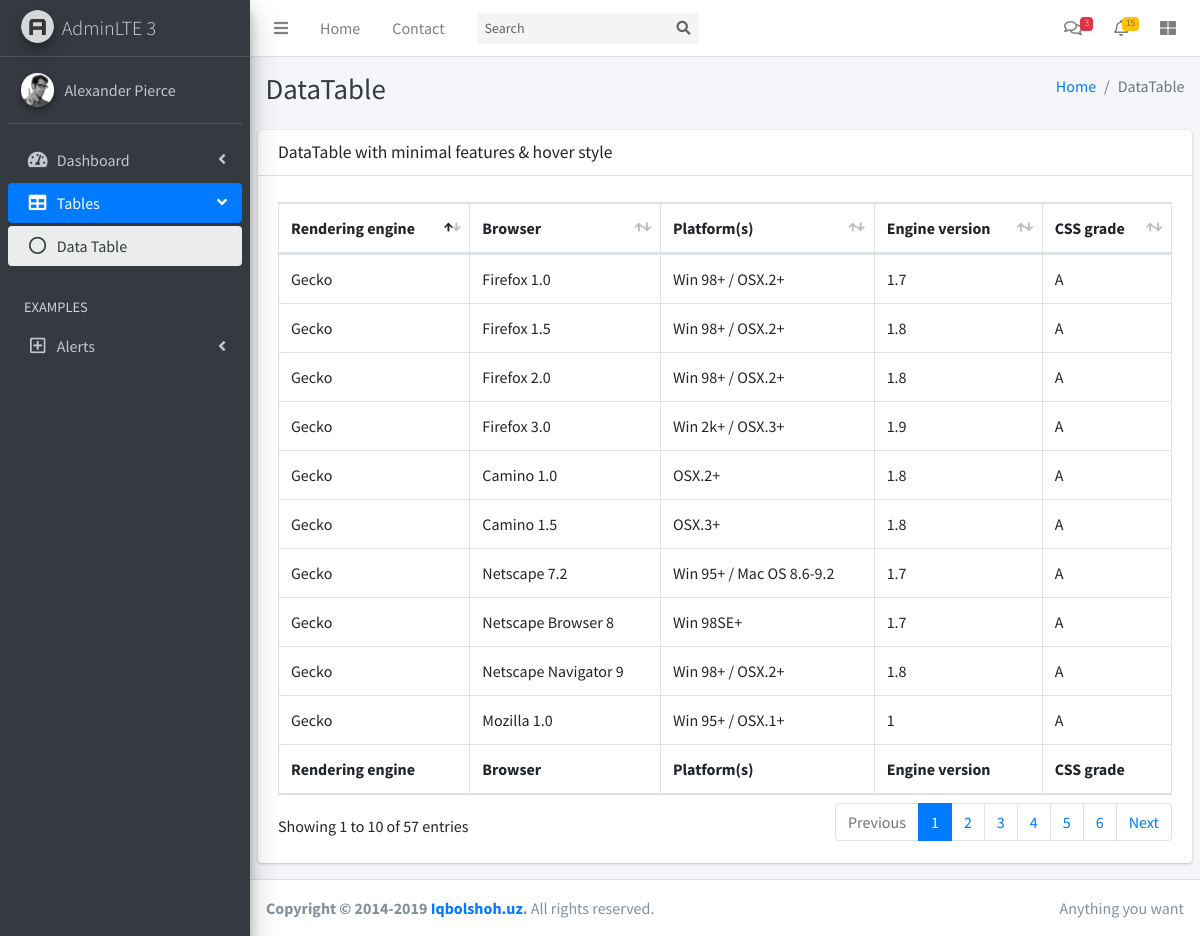
Page /table.php on the committed database.
### tables this page shows
CREATE TABLE browsers (
    ID INT AUTO_INCREMENT PRIMARY KEY,
    Rendering_engine VARCHAR(255),
    Browser VARCHAR(255),
    Platform VARCHAR(255),
    Engine_version VARCHAR(255),
    CSS_grade VARCHAR(255)
);

### config.php (called while the page is built, shortened)
<?php
class Query
{
    private $conn;
    public function __construct()
    {
        $servername = "localhost";
        $username = "root";
        $password = "";
        $dbname = "AdminPanel";
        $this->conn = new mysqli($servername, $username, $password, $dbname);
    }
    public function executeQuery($sql)
    {
        $result = $this->conn->query($sql);
        return $result;
    }
    public function select($table, $columns = "*", $condition = "")
    {
        $sql = "SELECT $columns FROM $table $condition";
        return $this->executeQuery($sql)->fetch_all(MYSQLI_ASSOC);
    }
}
?>

### table.php (the view, shortened to what this page needs)
<!DOCTYPE html>
<html>
<head>
  <?php include 'includes/css.php' ?>
</head>
<body class="hold-transition sidebar-mini">
  <div class="wrapper">
    <?php include 'includes/navbar.php' ?>
    <?php
    include 'includes/aside.php';
    active('tables', 'datatable');
    ?>
    <div class="content-wrapper">
      <?php
      $arr = array(
        ["title" => "Home", "url" => "/"],
        ["title" => "DataTable", "url" => "#"],
      );
      pagePath('DataTable', $arr);
      ?>
      <section class="content">
        <div class="row">
          <div class="col-12">
            <div class="card">
              <div class="card-header">
                <h3 class="card-title">DataTable with minimal features & hover style</h3>
              </div>
              <?php
              include 'config.php';
              $query = new Query();
              $data = $query->select('browsers');
              echo '<div class="card-body">';
              echo '<table id="example2" class="table table-bordered table-hover">';
              echo '<thead>';
              echo '<tr>';
              echo '<th>Rendering engine</th>';
              echo '<th>Browser</th>';
              echo '<th>Platform(s)</th>';
              echo '<th>Engine version</th>';
              echo '<th>CSS grade</th>';
              echo '</tr>';
              echo '</thead>';
              echo '<tbody>';
              foreach ($data as $row) {
                echo '<tr>';
                echo '<td>' . $row['Rendering_engine'] . '</td>';
                echo '<td>' . $row['Browser'] . '</td>';
                echo '<td>' . $row['Platform'] . '</td>';
                echo '<td>' . $row['Engine_version'] . '</td>';
                echo '<td>' . $row['CSS_grade'] . '</td>';
                echo '</tr>';
              }
              echo '</tbody>';
              echo '<tfoot>';
              echo '<tr>';
              echo '<th>Rendering engine</th>';
              echo '<th>Browser</th>';
              echo '<th>Platform(s)</th>';
              echo '<th>Engine version</th>';
              echo '<th>CSS grade</th>';
              echo '</tr>';
              echo '</tfoot>';
              echo '</table>';
              echo '</div>';
              ?>
            </div>
          </div>
        </div>
      </section>
    </div>
    <?php include 'includes/footer.php' ?>
  </div>
</body>
</html>

### includes/css.php (shortened to what this page needs)
<link rel="stylesheet" href="https://cdnjs.cloudflare.com/ajax/libs/font-awesome/5.15.4/css/all.min.css">
<link rel="stylesheet" href="css/adminlte.min.css">
<link rel="stylesheet" href="css/dataTables.bootstrap4.min.css">
<link rel="stylesheet" href="css/sweetalert2-theme-bootstrap-4.css">
<link rel="stylesheet" href="css/toastr.min.css">

### includes/navbar.php
<nav class="main-header navbar navbar-expand navbar-white navbar-light">
    <ul class="navbar-nav">
        <li class="nav-item">
            <a class="nav-link" data-widget="pushmenu" href="#" role="button"><i class="fas fa-bars"></i></a>
        </li>
        <li class="nav-item d-none d-sm-inline-block">
            <a href="/" class="nav-link">Home</a>
        </li>
        <li class="nav-item d-none d-sm-inline-block">
            <a href="#" class="nav-link">Contact</a>
        </li>
    </ul>
    <form class="form-inline ml-3">
        <div class="input-group input-group-sm">
            <input class="form-control form-control-navbar" type="search" placeholder="Search" aria-label="Search" name="search">
            <div class="input-group-append">
                <button class="btn btn-navbar" type="submit">
                    <i class="fas fa-search"></i>
                </button>
            </div>
        </div>
    </form>
    <ul class="navbar-nav ml-auto">
        <li class="nav-item dropdown">
            <a class="nav-link" href="/messages.php">
                <i class="far fa-comments"></i>
                <span class="badge badge-danger navbar-badge">3</span>
            </a>
        </li>
        <li class="nav-item dropdown">
            <a class="nav-link" href="/messages.php">
                <i class="far fa-bell"></i>
                <span class="badge badge-warning navbar-badge">15</span>
            </a>
        </li>
        <li class="nav-item">
            <a class="nav-link" data-widget="control-sidebar" data-slide="true" href="#" role="button"><i class="fas fa-th-large"></i></a>
        </li>
    </ul>
</nav>

### includes/aside.php (shortened to what this page needs)
<?php
function active($Page, $Menu)
{ ?>
    <aside class="main-sidebar sidebar-dark-primary elevation-4">
        <a href="/" class="brand-link">
            <img src="images/AdminLTELogo.png" alt="AdminLTE Logo" class="brand-image img-circle elevation-3" style="opacity: .8">
            <span class="brand-text font-weight-light">AdminLTE 3</span>
        </a>
        <div class="sidebar">
            <div class="user-panel mt-3 pb-3 mb-3 d-flex">
                <div class="image">
                    <img src="images/user2-160x160.jpg" class="img-circle elevation-2" alt="User Image">
                </div>
                <div class="info">
                    <a href="#" class="d-block">Alexander Pierce</a>
                </div>
            </div>
            <nav class="mt-2">
                <ul class="nav nav-pills nav-sidebar flex-column" data-widget="treeview" role="menu" data-accordion="false">
                    <li class="nav-item has-treeview <?php echo ($Page === 'dashboard') ? 'menu-open' : ''; ?>">
                        <a href="#" class="nav-link <?php echo ($Page === 'dashboard') ? 'active' : ''; ?>">
                            <i class="nav-icon fas fa-tachometer-alt"></i>
                            <p>
                                Dashboard
                                <i class="right fas fa-angle-left"></i>
                            </p>
                        </a>
                    </li>
                    <li class="nav-item has-treeview <?php echo ($Page === 'tables') ? 'menu-open' : ''; ?>">
                        <a href="#" class="nav-link <?php echo ($Page === 'tables') ? 'active' : ''; ?>">
                            <i class="nav-icon fas fa-table"></i>
                            <p>
                                Tables
                                <i class="fas fa-angle-left right"></i>
                            </p>
                        </a>
                        <ul class="nav nav-treeview">
                            <li class="nav-item">
                                <a href="table.php" class="nav-link <?php echo ($Menu === 'datatable') ? 'active' : ''; ?>">
                                    <i class="far fa-circle nav-icon"></i>
                                    <p>Data Table</p>
                                </a>
                            </li>
                        </ul>
                    </li>
                    <li class="nav-header">EXAMPLES</li>
                    <li class="nav-item has-treeview <?php echo ($Page === 'alerts') ? 'menu-open' : ''; ?>">
                        <a href="#" class="nav-link <?php echo ($Page === 'alerts') ? 'active' : ''; ?>">
                            <i class="nav-icon far fa-plus-square"></i>
                            <p>
                                Alerts
                                <i class="fas fa-angle-left right"></i>
                            </p>
                        </a>
                    </li>
                </ul>
            </nav>
        </div>
    </aside>
<?php
}
?>
<?php
function pagePath($pageTitle, $breadcrumb)
{
?>
    <div class="content-header">
        <div class="container-fluid">
            <div class="row mb-2">
                <div class="col-sm-6">
                    <h1 class="m-0 text-dark"><?php echo $pageTitle; ?></h1>
                </div>
                <div class="col-sm-6">
                    <ol class="breadcrumb float-sm-right">
                        <?php foreach ($breadcrumb as $item) : ?>
                            <?php if ($item['url'] === '#') : ?>
                                <li class="breadcrumb-item active"><?php echo $item['title']; ?></li>
                            <?php else : ?>
                                <li class="breadcrumb-item"><a href="<?php echo $item['url']; ?>"><?php echo $item['title']; ?></a></li>
                            <?php endif; ?>
                        <?php endforeach; ?>
                    </ol>
                </div>
            </div>
        </div>
    </div>
<?php
}

### includes/footer.php
<footer class="main-footer">
    <div class="float-right d-none d-sm-inline">
        Anything you want
    </div>
    <strong>Copyright &copy; 2014-2019 <a href="https://Iqbolshoh.uz">Iqbolshoh.uz</a>.</strong> All rights reserved.
</footer>

### rows in the picture
browsers: Rendering_engine "Gecko", Browser "Firefox 1.0", Platform "Win 98+ / OSX.2+", Engine_version "1.7", CSS_grade "A"
browsers: Rendering_engine "Gecko", Browser "Firefox 1.5", Platform "Win 98+ / OSX.2+", Engine_version "1.8", CSS_grade "A"
browsers: Rendering_engine "Gecko", Browser "Firefox 2.0", Platform "Win 98+ / OSX.2+", Engine_version "1.8", CSS_grade "A"
browsers: Rendering_engine "Gecko", Browser "Firefox 3.0", Platform "Win 2k+ / OSX.3+", Engine_version "1.9", CSS_grade "A"
browsers: Rendering_engine "Gecko", Browser "Camino 1.0", Platform "OSX.2+", Engine_version "1.8", CSS_grade "A"
browsers: Rendering_engine "Gecko", Browser "Camino 1.5", Platform "OSX.3+", Engine_version "1.8", CSS_grade "A"
browsers: Rendering_engine "Gecko", Browser "Netscape 7.2", Platform "Win 95+ / Mac OS 8.6-9.2", Engine_version "1.7", CSS_grade "A"
browsers: Rendering_engine "Gecko", Browser "Netscape Browser 8", Platform "Win 98SE+", Engine_version "1.7", CSS_grade "A"
browsers: Rendering_engine "Gecko", Browser "Netscape Navigator 9", Platform "Win 98+ / OSX.2+", Engine_version "1.8", CSS_grade "A"
browsers: Rendering_engine "Gecko", Browser "Mozilla 1.0", Platform "Win 95+ / OSX.1+", Engine_version "1", CSS_grade "A"

### other values in the picture
$pageTitle "DataTable"
$item['title'] "Home"
$item['title'] "DataTable"
